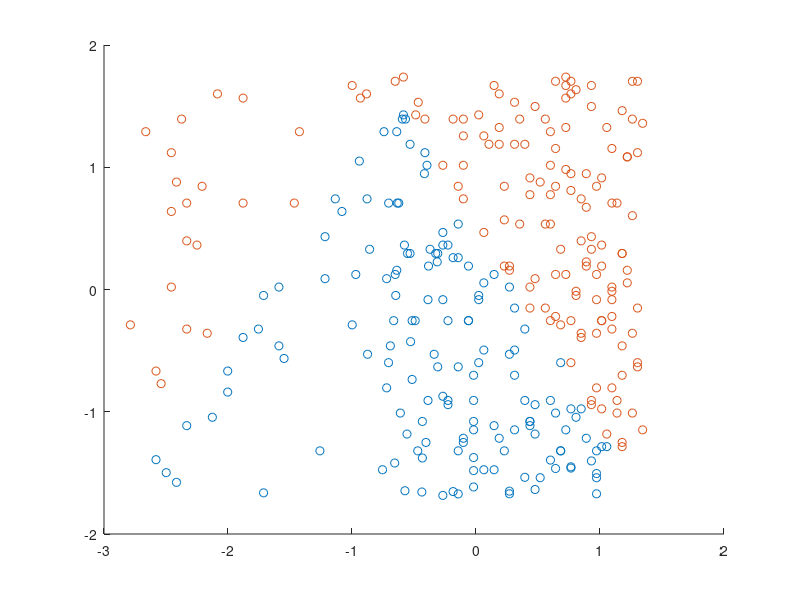

Write the MATLAB code that produced this figure. (Note: this script raises an error after producing the figure.)
% Sheet 3

%% Import data
train_data = dlmread('train_data1.txt');
valid_data = dlmread('valid_data1.txt');

% normalize

my = mean(train_data);
sigma = std(train_data);

train_data(:,1) = (train_data(:,1)-my(1))./sigma(1);
train_data(:,2) = (train_data(:,2)-my(2))./sigma(2);
valid_data(:,1) = (valid_data(:,1)-my(1))./sigma(1);
valid_data(:,2) = (valid_data(:,2)-my(2))./sigma(2);

%% Plot validation data
A = valid_data(:,3) == 1;
B = valid_data(:,3) == -1;
clf
hold on
scatter(valid_data(A, 1), valid_data(A,2));
scatter(valid_data(B, 1), valid_data(B,2));
xlim([-3, 1.5])

%% Plot training data
A = train_data(:,3) == 1;
B = train_data(:,3) == -1;
clf
hold on
scatter(train_data(A, 1), train_data(A,2));
scatter(train_data(B, 1), train_data(B,2));
hold off

%%
% constants
eta = 0.01; %learning rate
beta = 1/2;
layers = [2 3 2 1];
tmax = 10^6;
runs = 4;
Ht = zeros(tmax,runs);
Hv = zeros(tmax,runs);
Ct = zeros(tmax,runs);
Cv = zeros(tmax,runs);
parfor i = 1:runs
    disp(strcat('run ', num2str(i), ' started'));
    [ ~, Ht(:,i), Hv(:,i), Ct(:,i), Cv(:,i) ] = train_network( layers, train_data, valid_data, eta, beta, tmax );
    
    disp(strcat('run ', num2str(i), ' finished'));
end

%% Plot weights
t = linspace(-3, 1.5);
y = -w{1}(1)/w{1}(2)*t + w{1}(3)/w{1}(2);

hold on
plot(t, y)

